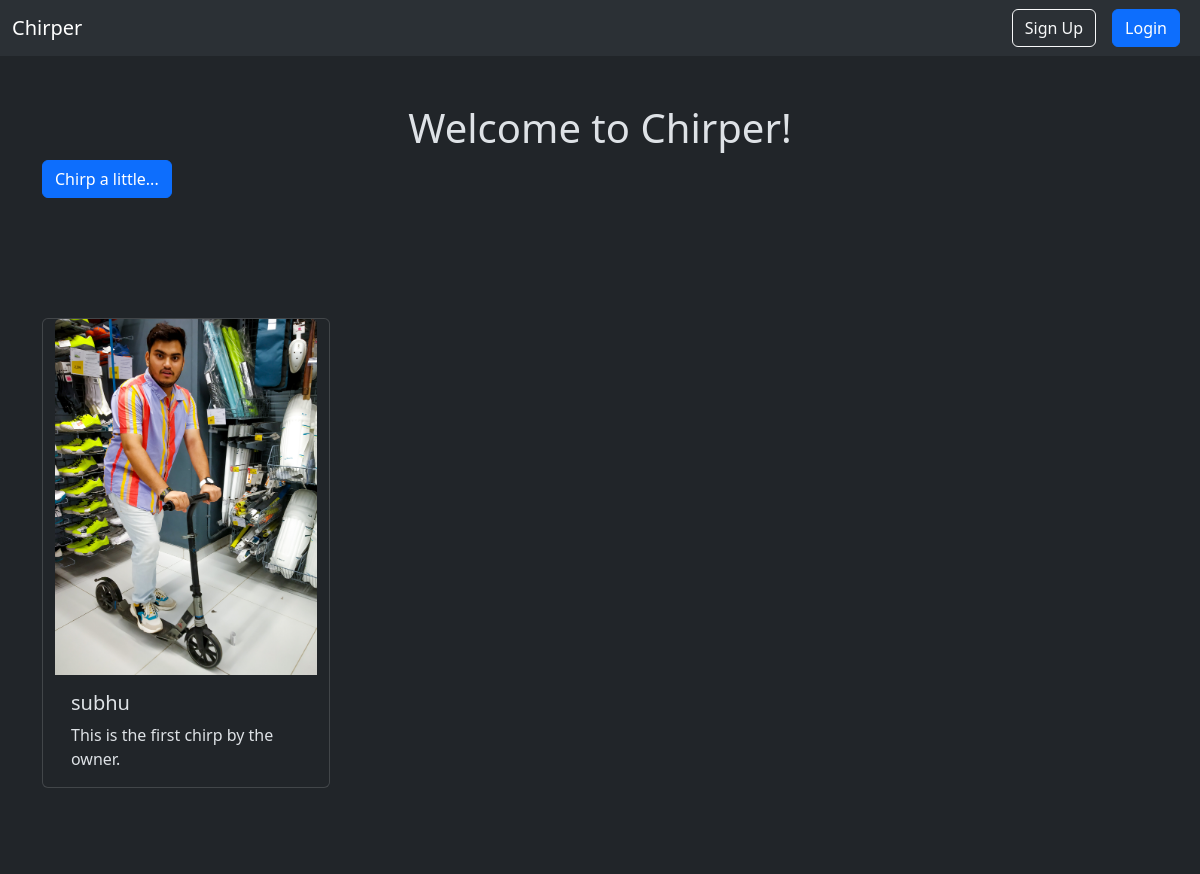
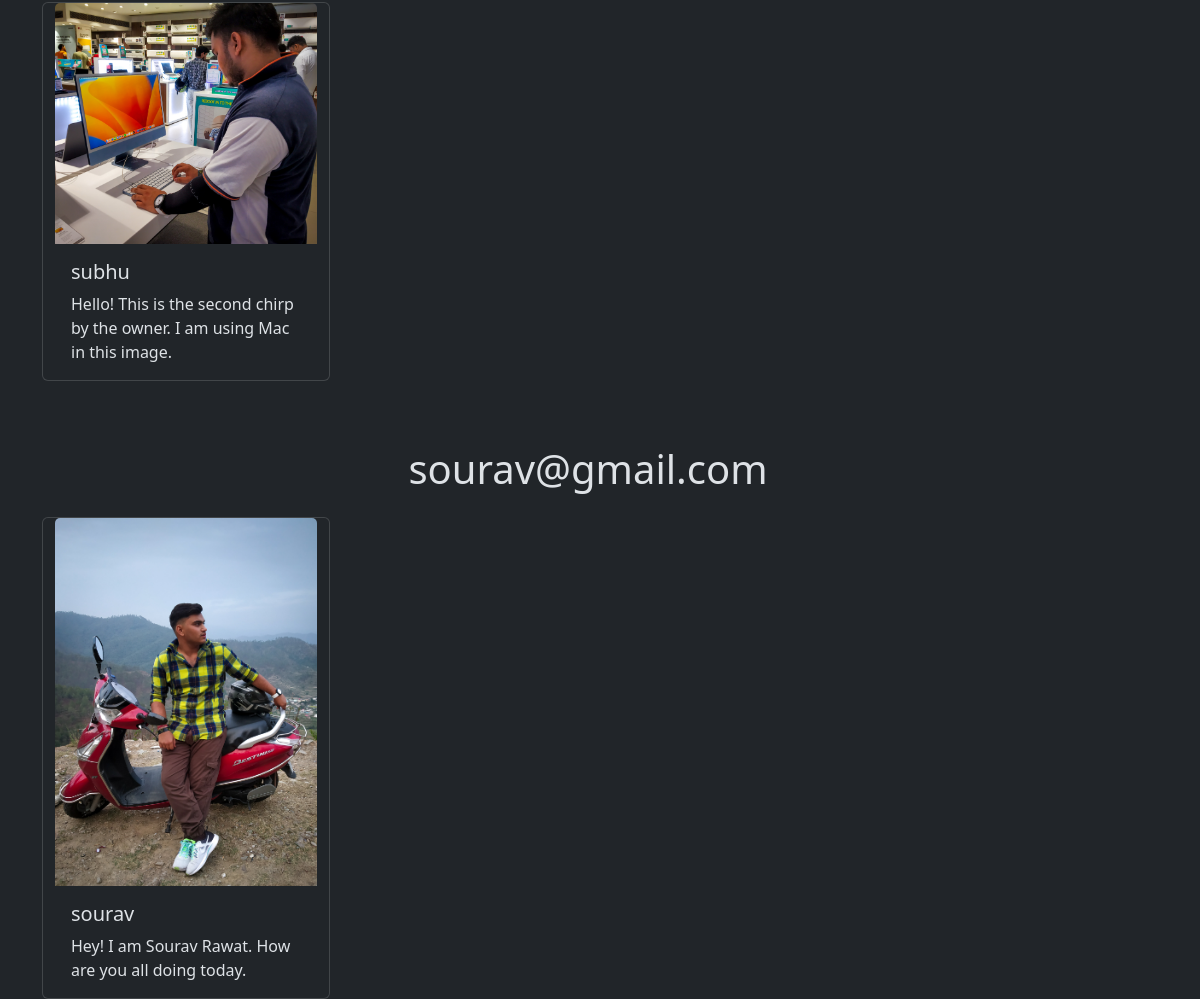
Screenshot of /chirp/ with the database file from the repository (2 pictures, top to bottom).
### chirp/models.py (models this page shows, shortened)
class chirp(models.Model):
    user = models.ForeignKey(User, on_delete=models.CASCADE)
    text = models.TextField(max_length=500)
    photo = models.ImageField(upload_to='photos/',blank=True,null=True)
    created_at = models.DateTimeField(auto_now_add=True)
    updated_at = models.DateTimeField(auto_now=True)

### chirp/views.py (the view)
# urls.py: path('', views.chirp_list, name='chirp_list'),
def chirp_list(request):
    chirps = chirp.objects.all().order_by('created_at')
    return render(request, 'chirp_list.html', {'chirps':chirps})

### chirp/templates/chirp_list.html (shortened to what this page needs)
{% extends "layout.html" %}
{% block content %}
    <h1 class="text-center mt-5"> Welcome to Chirper! </h1>
    <a class="btn btn-primary mb-5" href="{% url 'chirp_create' %}"> Chirp a little... </a>
    <div class="container row gap-3">
        {% for chirp in chirps %}
            <h1 class="text-center mt-5"> {{chirp.user.email}} </h1>
            <div class="card" style="width: 18rem;">
                <img src="{{chirp.photo.url}}" class="card-img-top" alt="...">
                <div class="card-body">
                    <h5 class="card-title">{{chirp.user}}</h5>
                    <p class="card-text">{{chirp.text}}</p>
                </div>
            </div>
        {% endfor %}
    </div>
{% endblock %}

### templates/layout.html (shortened to what this page needs)
{% load static %}
<!DOCTYPE html>
<html lang="en" data-bs-theme="dark">
<head>
    <link href="https://cdn.jsdelivr.net/npm/bootstrap@5.3.3/dist/css/bootstrap.min.css" rel="stylesheet">
</head>
<body>
    <nav class="navbar navbar-expand-lg bg-body-tertiary">
        <div class="container-fluid">
          <a class="navbar-brand" href="{% url 'chirp_list' %}">Chirper</a>
          <div class="collapse navbar-collapse" id="navbarSupportedContent">
            <ul class="navbar-nav ms-auto">
              {% if user.is_authenticated %}
                <li class="nav-item">
                  <form method="post" action="{% url 'logout' %}">
                    {% csrf_token %}
                    <button class="btn btn-danger mr-sm-2" type="submit"> Logout </button>
                  </form>
                </li>
              {% else %}
                <li class="nav-item">
                  <a href="{% url 'register' %}" class="btn btn-outline-light mx-2"> Sign Up </a>
                </li>
                <li class="nav-item">
                  <a href="{% url 'chirp_create' %}" class="btn btn-primary mx-2"> Login </a>
                </li>
              {% endif %}
            </ul>
          </div>
        </div>
      </nav>
    <div class="container mt-5">
        {% block content %}
        {% endblock %}
    </div>
</body>
</html>

### rows the page displays
chirp: photo (picture), user "subhu", text "This is the first chirp by the owner."
chirp: photo (picture), user "subhu", text "Hello! This is the second chirp by the owner. I am using Mac in this image."
chirp: user.email "sourav@gmail.com", photo (picture), user "sourav", text "Hey! I am Sourav Rawat. How are you all doing today."
